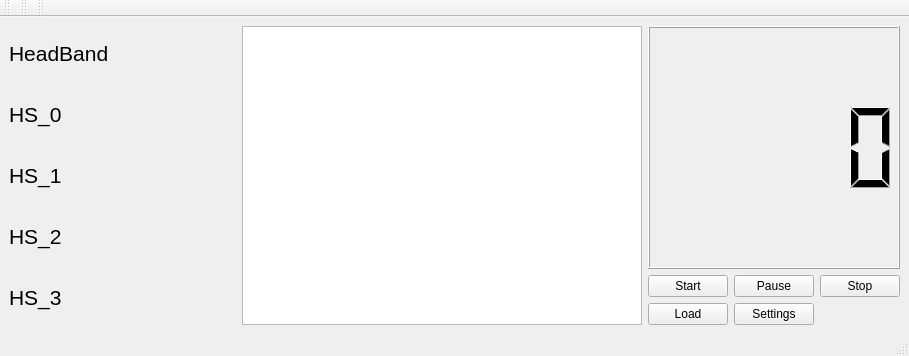
<?xml version="1.0" encoding="UTF-8"?>
<ui version="4.0">
 <class>MainWindow</class>
 <widget class="QMainWindow" name="MainWindow">
  <property name="geometry">
   <rect>
    <x>0</x>
    <y>0</y>
    <width>909</width>
    <height>356</height>
   </rect>
  </property>
  <property name="windowTitle">
   <string>IDC</string>
  </property>
  <widget class="QWidget" name="centralwidget">
   <layout class="QHBoxLayout" name="horizontalLayout">
    <item>
     <layout class="QVBoxLayout" name="verticalLayout">
      <property name="rightMargin">
       <number>116</number>
      </property>
      <item>
       <widget class="QLabel" name="headband">
        <property name="font">
         <font>
          <pointsize>16</pointsize>
         </font>
        </property>
        <property name="layoutDirection">
         <enum>Qt::LeftToRight</enum>
        </property>
        <property name="text">
         <string>HeadBand  </string>
        </property>
       </widget>
      </item>
      <item>
       <widget class="QLabel" name="hs_0">
        <property name="font">
         <font>
          <pointsize>16</pointsize>
         </font>
        </property>
        <property name="text">
         <string>HS_0  </string>
        </property>
       </widget>
      </item>
      <item>
       <widget class="QLabel" name="hs_1">
        <property name="font">
         <font>
          <pointsize>16</pointsize>
         </font>
        </property>
        <property name="text">
         <string>HS_1  </string>
        </property>
       </widget>
      </item>
      <item>
       <widget class="QLabel" name="hs_2">
        <property name="font">
         <font>
          <pointsize>16</pointsize>
         </font>
        </property>
        <property name="text">
         <string>HS_2  </string>
        </property>
       </widget>
      </item>
      <item>
       <widget class="QLabel" name="hs_3">
        <property name="font">
         <font>
          <pointsize>16</pointsize>
         </font>
        </property>
        <property name="text">
         <string>HS_3  </string>
        </property>
       </widget>
      </item>
     </layout>
    </item>
    <item>
     <widget class="QListWidget" name="instance_list"/>
    </item>
    <item>
     <layout class="QGridLayout" name="gridLayout">
      <item row="1" column="0">
       <widget class="QPushButton" name="btn_start">
        <property name="text">
         <string>Start</string>
        </property>
       </widget>
      </item>
      <item row="2" column="0">
       <widget class="QPushButton" name="btn_load">
        <property name="text">
         <string>Load</string>
        </property>
       </widget>
      </item>
      <item row="1" column="2">
       <widget class="QPushButton" name="btn_stop">
        <property name="text">
         <string>Stop</string>
        </property>
       </widget>
      </item>
      <item row="1" column="1">
       <widget class="QPushButton" name="btn_pause">
        <property name="text">
         <string>Pause</string>
        </property>
       </widget>
      </item>
      <item row="0" column="0" colspan="3">
       <widget class="QLCDNumber" name="clock"/>
      </item>
      <item row="2" column="1">
       <widget class="QPushButton" name="btn_settings">
        <property name="text">
         <string>Settings</string>
        </property>
       </widget>
      </item>
     </layout>
    </item>
   </layout>
  </widget>
  <widget class="QMenuBar" name="menubar">
   <property name="geometry">
    <rect>
     <x>0</x>
     <y>0</y>
     <width>909</width>
     <height>27</height>
    </rect>
   </property>
  </widget>
  <widget class="QStatusBar" name="statusbar"/>
  <widget class="QToolBar" name="toolBar">
   <property name="windowTitle">
    <string>toolBar</string>
   </property>
   <attribute name="toolBarArea">
    <enum>TopToolBarArea</enum>
   </attribute>
   <attribute name="toolBarBreak">
    <bool>false</bool>
   </attribute>
  </widget>
  <widget class="QToolBar" name="toolBar_2">
   <property name="windowTitle">
    <string>toolBar_2</string>
   </property>
   <attribute name="toolBarArea">
    <enum>TopToolBarArea</enum>
   </attribute>
   <attribute name="toolBarBreak">
    <bool>false</bool>
   </attribute>
  </widget>
  <widget class="QToolBar" name="tollBar_3">
   <property name="windowTitle">
    <string>toolBar_3</string>
   </property>
   <attribute name="toolBarArea">
    <enum>TopToolBarArea</enum>
   </attribute>
   <attribute name="toolBarBreak">
    <bool>false</bool>
   </attribute>
  </widget>
 </widget>
 <resources/>
 <connections/>
</ui>
